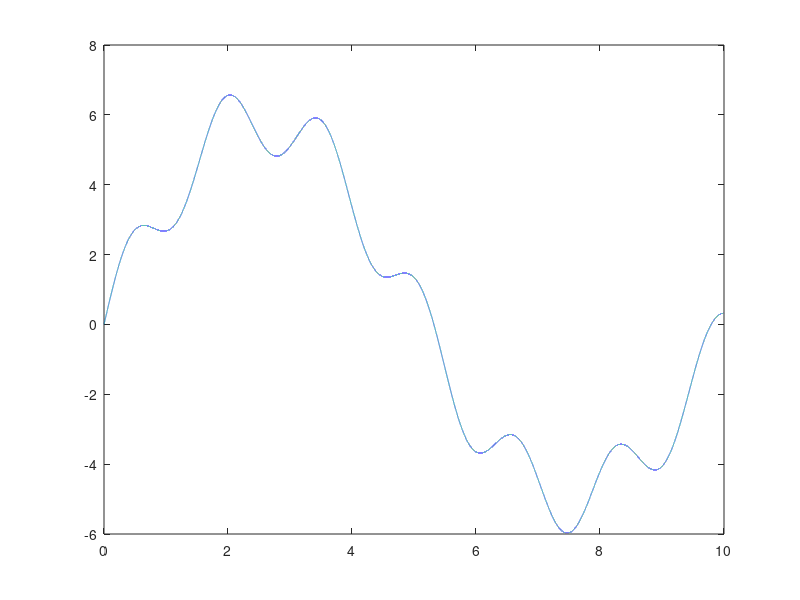

The MATLAB script that drew this image: (Note: this script raises an error after producing the figure.)
%% audio ligeramente más agudo

Fs = 8000;          %frecuencia de muestreo
T = 1/Fs;           %periodo de la señal   
L = 80000;           %largo de la señal
time = (0:L-1)*T;   %tiempo


signal1 = 4.*sin(time*10)+ 2.*sin(time*5) + sin((2.5)*time);
plot(time, signal1);
sound(signal1, Fs);


%% audio ligeramente más grave

signal2 = 4.*sin(time./(1.5))+ 2.*sin(time./(2)) + sin(time*4);
plot(time, signal2)
sound(signal2, Fs);


%% disfrutar del audiomix
for i = 1:0.1:1000
    sound(signal1, Fs);
    sound(signal2, Fs);
end


%% procesar el audio

signal3 = signal1 + signal2; 

fsignal3 = fft(signal3); 
espec = abs(fsignal3/L);
espec = espec(1:(L/2)+1);
espec(2:end-1) = 2*espec(2:end-1);


sgtitle('Transformada de fourier')

subplot(2,1,1);
plot(time, signal3);
title('Señal de audio');
xlabel('tiempo');
ylabel('Amplitud (unidades arb.)');


subplot(2,1,2);
plot(espec);
title('Transformada de fourier de la señal de audio');
xlabel('frecuencia (Hz)');
ylabel('Amplitud (unidades arb.)');













